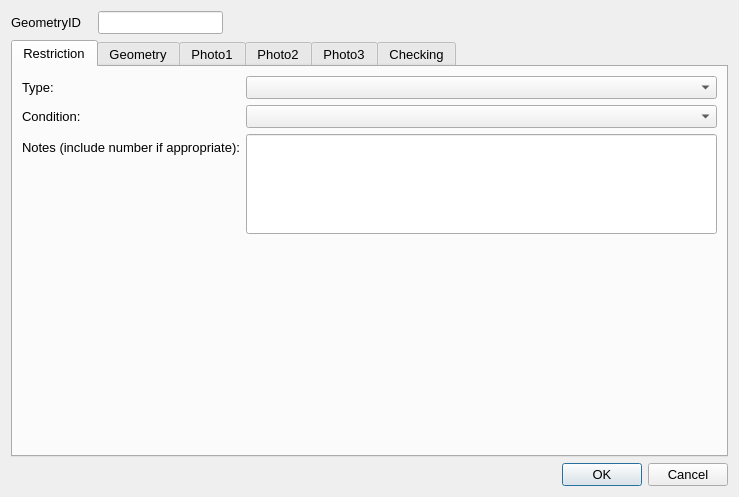
<?xml version="1.0" encoding="UTF-8"?>
<ui version="4.0">
 <class>Dialog</class>
 <widget class="QDialog" name="Dialog">
  <property name="geometry">
   <rect>
    <x>0</x>
    <y>0</y>
    <width>739</width>
    <height>497</height>
   </rect>
  </property>
  <property name="sizePolicy">
   <sizepolicy hsizetype="Fixed" vsizetype="Fixed">
    <horstretch>0</horstretch>
    <verstretch>0</verstretch>
   </sizepolicy>
  </property>
  <property name="maximumSize">
   <size>
    <width>750</width>
    <height>550</height>
   </size>
  </property>
  <property name="font">
   <font>
    <pointsize>10</pointsize>
   </font>
  </property>
  <property name="windowTitle">
   <string>Dialog</string>
  </property>
  <layout class="QGridLayout" name="gridLayout">
   <item row="2" column="2">
    <widget class="QDialogButtonBox" name="button_box">
     <property name="orientation">
      <enum>Qt::Horizontal</enum>
     </property>
     <property name="standardButtons">
      <set>QDialogButtonBox::Cancel|QDialogButtonBox::Ok</set>
     </property>
    </widget>
   </item>
   <item row="0" column="1">
    <widget class="QLineEdit" name="GeometryID">
     <property name="sizePolicy">
      <sizepolicy hsizetype="Preferred" vsizetype="Preferred">
       <horstretch>0</horstretch>
       <verstretch>0</verstretch>
      </sizepolicy>
     </property>
     <property name="font">
      <font>
       <pointsize>10</pointsize>
      </font>
     </property>
     <property name="inputMask">
      <string/>
     </property>
     <property name="readOnly">
      <bool>true</bool>
     </property>
     <property name="placeholderText">
      <string/>
     </property>
    </widget>
   </item>
   <item row="1" column="0" colspan="3">
    <widget class="QTabWidget" name="Details">
     <property name="sizePolicy">
      <sizepolicy hsizetype="Expanding" vsizetype="Expanding">
       <horstretch>0</horstretch>
       <verstretch>0</verstretch>
      </sizepolicy>
     </property>
     <property name="minimumSize">
      <size>
       <width>0</width>
       <height>0</height>
      </size>
     </property>
     <property name="font">
      <font>
       <pointsize>10</pointsize>
      </font>
     </property>
     <property name="cursor">
      <cursorShape>IBeamCursor</cursorShape>
     </property>
     <property name="mouseTracking">
      <bool>true</bool>
     </property>
     <property name="acceptDrops">
      <bool>true</bool>
     </property>
     <property name="currentIndex">
      <number>0</number>
     </property>
     <widget class="QWidget" name="RestrictionDetails">
      <property name="focusPolicy">
       <enum>Qt::NoFocus</enum>
      </property>
      <attribute name="title">
       <string>Restriction</string>
      </attribute>
      <layout class="QFormLayout" name="formLayout">
       <property name="fieldGrowthPolicy">
        <enum>QFormLayout::AllNonFixedFieldsGrow</enum>
       </property>
       <item row="2" column="0">
        <widget class="QLabel" name="label_7">
         <property name="text">
          <string>Type:</string>
         </property>
        </widget>
       </item>
       <item row="2" column="1">
        <widget class="QComboBox" name="BollardTypeID"/>
       </item>
       <item row="3" column="0">
        <widget class="QLabel" name="lbl_Condition">
         <property name="minimumSize">
          <size>
           <width>90</width>
           <height>16</height>
          </size>
         </property>
         <property name="font">
          <font>
           <pointsize>10</pointsize>
          </font>
         </property>
         <property name="text">
          <string>Condition:</string>
         </property>
        </widget>
       </item>
       <item row="3" column="1">
        <widget class="QComboBox" name="AssetConditionTypeID"/>
       </item>
       <item row="7" column="0">
        <widget class="QLabel" name="lbl_Notes">
         <property name="text">
          <string>Notes (include number if appropriate):</string>
         </property>
        </widget>
       </item>
       <item row="7" column="1">
        <widget class="QLineEdit" name="Notes">
         <property name="minimumSize">
          <size>
           <width>0</width>
           <height>100</height>
          </size>
         </property>
         <property name="alignment">
          <set>Qt::AlignLeading|Qt::AlignLeft|Qt::AlignTop</set>
         </property>
        </widget>
       </item>
      </layout>
     </widget>
     <widget class="QWidget" name="Geometry">
      <attribute name="title">
       <string>Geometry</string>
      </attribute>
      <layout class="QFormLayout" name="formLayout_2">
       <property name="fieldGrowthPolicy">
        <enum>QFormLayout::AllNonFixedFieldsGrow</enum>
       </property>
       <item row="0" column="0">
        <widget class="QLabel" name="lbl_RoadName">
         <property name="minimumSize">
          <size>
           <width>90</width>
           <height>16</height>
          </size>
         </property>
         <property name="font">
          <font>
           <pointsize>10</pointsize>
          </font>
         </property>
         <property name="text">
          <string>Road Name:</string>
         </property>
        </widget>
       </item>
       <item row="0" column="1">
        <widget class="QLineEdit" name="RoadName"/>
       </item>
       <item row="1" column="0">
        <widget class="QLabel" name="lbl_USRN">
         <property name="minimumSize">
          <size>
           <width>90</width>
           <height>16</height>
          </size>
         </property>
         <property name="font">
          <font>
           <pointsize>10</pointsize>
          </font>
         </property>
         <property name="text">
          <string>USRN:</string>
         </property>
        </widget>
       </item>
       <item row="1" column="1">
        <widget class="QLineEdit" name="USRN"/>
       </item>
       <item row="3" column="1">
        <spacer name="verticalSpacer">
         <property name="orientation">
          <enum>Qt::Vertical</enum>
         </property>
         <property name="sizeHint" stdset="0">
          <size>
           <width>20</width>
           <height>40</height>
          </size>
         </property>
        </spacer>
       </item>
       <item row="4" column="0">
        <widget class="QLabel" name="label_8">
         <property name="text">
          <string>Last Update Date:</string>
         </property>
        </widget>
       </item>
       <item row="4" column="1">
        <widget class="QDateTimeEdit" name="Signs_DateTime">
         <property name="readOnly">
          <bool>true</bool>
         </property>
        </widget>
       </item>
       <item row="5" column="0">
        <widget class="QLabel" name="label_2">
         <property name="text">
          <string>Last Changed By:</string>
         </property>
        </widget>
       </item>
       <item row="5" column="1">
        <widget class="QLineEdit" name="Surveyor"/>
       </item>
       <item row="6" column="0">
        <widget class="QLabel" name="label_9">
         <property name="text">
          <string>RestrictionID:</string>
         </property>
        </widget>
       </item>
       <item row="6" column="1">
        <widget class="QLineEdit" name="RestrictionID"/>
       </item>
      </layout>
     </widget>
     <widget class="QWidget" name="PhotoTab_01">
      <attribute name="title">
       <string>Photo1</string>
      </attribute>
      <layout class="QGridLayout" name="gridLayout_2">
       <item row="1" column="0">
        <widget class="QPushButton" name="startCamera1">
         <property name="maximumSize">
          <size>
           <width>150</width>
           <height>16777215</height>
          </size>
         </property>
         <property name="text">
          <string>open Camera</string>
         </property>
         <property name="icon">
          <iconset>
           <normaloff>../../../../PC18-26 Carnegie Library Lambeth/Mapping/Templates/camara_foto.png</normaloff>../../../../PC18-26 Carnegie Library Lambeth/Mapping/Templates/camara_foto.png</iconset>
         </property>
         <property name="checkable">
          <bool>true</bool>
         </property>
         <property name="autoDefault">
          <bool>false</bool>
         </property>
         <property name="default">
          <bool>false</bool>
         </property>
        </widget>
       </item>
       <item row="1" column="2">
        <widget class="QPushButton" name="getPhoto1">
         <property name="maximumSize">
          <size>
           <width>150</width>
           <height>16777215</height>
          </size>
         </property>
         <property name="text">
          <string>take Photo</string>
         </property>
         <property name="icon">
          <iconset>
           <normaloff>../../../../PC18-26 Carnegie Library Lambeth/Mapping/Templates/take-photo-icon-21.jpg</normaloff>../../../../PC18-26 Carnegie Library Lambeth/Mapping/Templates/take-photo-icon-21.jpg</iconset>
         </property>
         <property name="checkable">
          <bool>false</bool>
         </property>
         <property name="autoDefault">
          <bool>false</bool>
         </property>
        </widget>
       </item>
       <item row="0" column="0">
        <widget class="QLabel" name="Photo_Widget_01">
         <property name="sizePolicy">
          <sizepolicy hsizetype="Fixed" vsizetype="Fixed">
           <horstretch>0</horstretch>
           <verstretch>0</verstretch>
          </sizepolicy>
         </property>
         <property name="maximumSize">
          <size>
           <width>640</width>
           <height>480</height>
          </size>
         </property>
         <property name="autoFillBackground">
          <bool>true</bool>
         </property>
         <property name="text">
          <string>No photo</string>
         </property>
        </widget>
       </item>
      </layout>
     </widget>
     <widget class="QWidget" name="PhotoTab_02">
      <attribute name="title">
       <string>Photo2</string>
      </attribute>
      <layout class="QGridLayout" name="gridLayout_4">
       <item row="0" column="0">
        <widget class="QLabel" name="Photo_Widget_02">
         <property name="sizePolicy">
          <sizepolicy hsizetype="Fixed" vsizetype="Fixed">
           <horstretch>0</horstretch>
           <verstretch>0</verstretch>
          </sizepolicy>
         </property>
         <property name="maximumSize">
          <size>
           <width>640</width>
           <height>480</height>
          </size>
         </property>
         <property name="autoFillBackground">
          <bool>true</bool>
         </property>
         <property name="text">
          <string>No photo</string>
         </property>
        </widget>
       </item>
       <item row="1" column="0">
        <widget class="QPushButton" name="startCamera2">
         <property name="maximumSize">
          <size>
           <width>150</width>
           <height>16777215</height>
          </size>
         </property>
         <property name="text">
          <string>open Camera</string>
         </property>
         <property name="icon">
          <iconset>
           <normaloff>../../../../PC18-26 Carnegie Library Lambeth/Mapping/Templates/camara_foto.png</normaloff>../../../../PC18-26 Carnegie Library Lambeth/Mapping/Templates/camara_foto.png</iconset>
         </property>
         <property name="checkable">
          <bool>true</bool>
         </property>
         <property name="autoDefault">
          <bool>false</bool>
         </property>
         <property name="default">
          <bool>false</bool>
         </property>
        </widget>
       </item>
       <item row="1" column="1">
        <widget class="QPushButton" name="getPhoto2">
         <property name="maximumSize">
          <size>
           <width>150</width>
           <height>16777215</height>
          </size>
         </property>
         <property name="text">
          <string>take Photo</string>
         </property>
         <property name="icon">
          <iconset>
           <normaloff>../../../../PC18-26 Carnegie Library Lambeth/Mapping/Templates/take-photo-icon-21.jpg</normaloff>../../../../PC18-26 Carnegie Library Lambeth/Mapping/Templates/take-photo-icon-21.jpg</iconset>
         </property>
         <property name="checkable">
          <bool>false</bool>
         </property>
         <property name="autoDefault">
          <bool>false</bool>
         </property>
        </widget>
       </item>
      </layout>
     </widget>
     <widget class="QWidget" name="PhotoTab_03">
      <attribute name="title">
       <string>Photo3</string>
      </attribute>
      <layout class="QGridLayout" name="gridLayout_3">
       <item row="0" column="0">
        <widget class="QLabel" name="Photo_Widget_03">
         <property name="autoFillBackground">
          <bool>true</bool>
         </property>
         <property name="text">
          <string>No photo</string>
         </property>
        </widget>
       </item>
       <item row="1" column="2">
        <widget class="QPushButton" name="getPhoto3">
         <property name="maximumSize">
          <size>
           <width>150</width>
           <height>16777215</height>
          </size>
         </property>
         <property name="text">
          <string>take Photo</string>
         </property>
         <property name="icon">
          <iconset>
           <normaloff>../../../../PC18-26 Carnegie Library Lambeth/Mapping/Templates/take-photo-icon-21.jpg</normaloff>../../../../PC18-26 Carnegie Library Lambeth/Mapping/Templates/take-photo-icon-21.jpg</iconset>
         </property>
         <property name="checkable">
          <bool>false</bool>
         </property>
         <property name="autoDefault">
          <bool>false</bool>
         </property>
        </widget>
       </item>
       <item row="1" column="0">
        <widget class="QPushButton" name="startCamera3">
         <property name="maximumSize">
          <size>
           <width>150</width>
           <height>16777215</height>
          </size>
         </property>
         <property name="text">
          <string>open Camera</string>
         </property>
         <property name="icon">
          <iconset>
           <normaloff>../../../../PC18-26 Carnegie Library Lambeth/Mapping/Templates/camara_foto.png</normaloff>../../../../PC18-26 Carnegie Library Lambeth/Mapping/Templates/camara_foto.png</iconset>
         </property>
         <property name="checkable">
          <bool>true</bool>
         </property>
         <property name="autoDefault">
          <bool>false</bool>
         </property>
         <property name="default">
          <bool>false</bool>
         </property>
        </widget>
       </item>
      </layout>
     </widget>
     <widget class="QWidget" name="checkingTab">
      <attribute name="title">
       <string>Checking</string>
      </attribute>
      <layout class="QFormLayout" name="formLayout_3">
       <item row="1" column="0">
        <widget class="QLabel" name="label_4">
         <property name="text">
          <string>Check Notes:</string>
         </property>
        </widget>
       </item>
       <item row="1" column="1">
        <widget class="QTextEdit" name="MHTC_CheckNotes"/>
       </item>
       <item row="0" column="0">
        <widget class="QLabel" name="label_5">
         <property name="text">
          <string>Check issue type:</string>
         </property>
        </widget>
       </item>
       <item row="0" column="1">
        <widget class="QComboBox" name="MHTC_CheckIssueTypeID"/>
       </item>
       <item row="3" column="0">
        <widget class="QCheckBox" name="FieldCheckCompleted">
         <property name="text">
          <string>Field check completed</string>
         </property>
        </widget>
       </item>
       <item row="2" column="0">
        <spacer name="verticalSpacer_2">
         <property name="orientation">
          <enum>Qt::Vertical</enum>
         </property>
         <property name="sizeHint" stdset="0">
          <size>
           <width>20</width>
           <height>20</height>
          </size>
         </property>
        </spacer>
       </item>
      </layout>
     </widget>
    </widget>
   </item>
   <item row="0" column="0">
    <widget class="QLabel" name="label">
     <property name="minimumSize">
      <size>
       <width>81</width>
       <height>16</height>
      </size>
     </property>
     <property name="font">
      <font>
       <pointsize>10</pointsize>
      </font>
     </property>
     <property name="text">
      <string>GeometryID</string>
     </property>
    </widget>
   </item>
  </layout>
 </widget>
 <resources/>
 <connections>
  <connection>
   <sender>button_box</sender>
   <signal>accepted()</signal>
   <receiver>Dialog</receiver>
   <slot>accept()</slot>
   <hints>
    <hint type="sourcelabel">
     <x>248</x>
     <y>254</y>
    </hint>
    <hint type="destinationlabel">
     <x>157</x>
     <y>274</y>
    </hint>
   </hints>
  </connection>
  <connection>
   <sender>button_box</sender>
   <signal>rejected()</signal>
   <receiver>Dialog</receiver>
   <slot>reject()</slot>
   <hints>
    <hint type="sourcelabel">
     <x>316</x>
     <y>260</y>
    </hint>
    <hint type="destinationlabel">
     <x>286</x>
     <y>274</y>
    </hint>
   </hints>
  </connection>
 </connections>
</ui>
